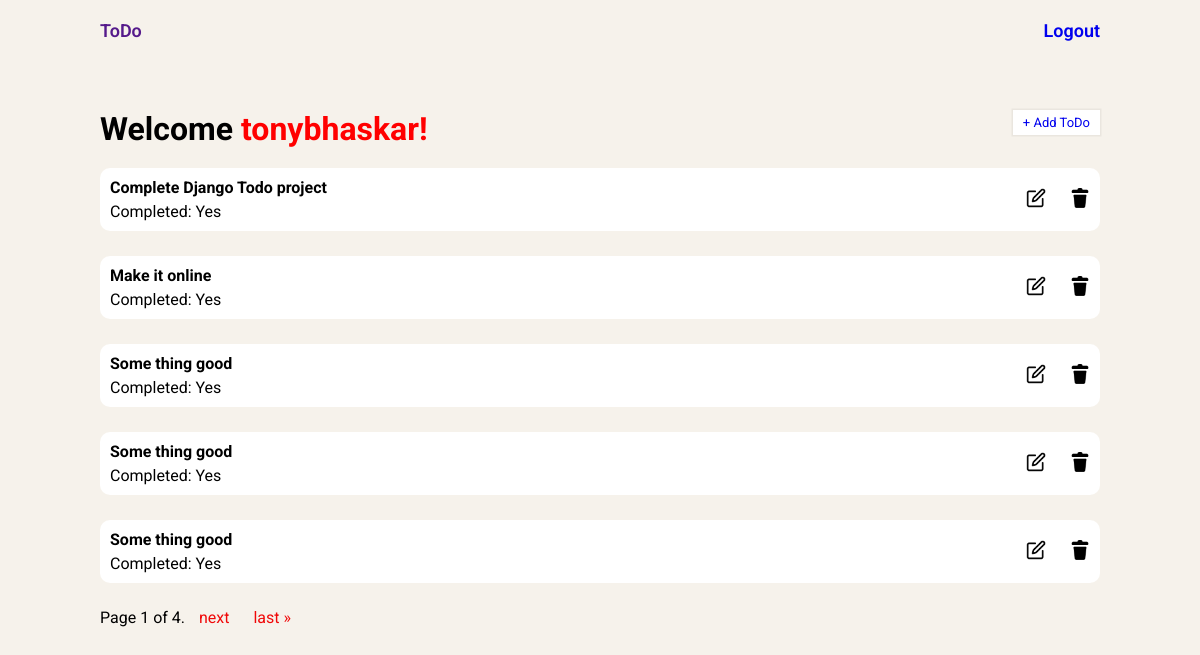
The app's page / (signed in) with its own data.
### tasks_a/models.py (models this page shows, shortened)
class Todo(models.Model):
    title = models.CharField(max_length=100)
    created_at = models.DateTimeField(auto_now_add=True)
    completed = models.BooleanField(default=False)

### tasks_a/views.py (the view)
# urls.py: path('', view=views.home, name='home'),
@login_required(login_url='login')
def home(request):
    todos = Todo.objects.all()
    paginator = Paginator(todos, 5)
    page = request.GET.get('page')
    try:
        objects = paginator.page(page)
    except PageNotAnInteger:
        objects = paginator.page(1)
    except EmptyPage:
        objects = paginator.page(paginator.num_pages)
    context = {
        'todos': objects,
    }
    return render(request, 'tasks_a/test.html', context=context)

### tasks_a/templates/tasks_a/test.html (shortened to what this page needs)
{% extends 'tasks_a/base.html' %}
{% load static %}
{% block content %}
<div class="add-todo" style="display: flex; width: 100%;justify-content: space-between;">
    <h1>Welcome <span id="username">{{user.username}}!</span></h1>
    <a href="{% url 'task-create' %}"
        style="height: 25px; border: none; box-shadow: rgba(0, 0, 0, 0.05) 0px 0px 0px 1.5px; background-color: white; padding: 10px; display: flex; align-items: center; cursor: pointer; font-size: small; text-decoration: none;">+
        Add ToDo</a>
</div>
{% for todo in todos %}
<ul style="margin-top: 20px;">
    <li
        style="width: 100%; background-color: white; margin-bottom: 25px; list-style: none; display: flex; align-items: center; justify-content: space-between; flex-direction: row; border-radius: 10px; padding: 10px;">
        <div>
            <p style="margin-bottom: 5px;"><strong>{{todo.title}}</strong></p>
            <p>Completed:
                {{todo.completed|yesno:"Yes,No"}}</p>
        </div>
        <div>
            <a href="{% url 'task-update' todo.pk %}"><img src="{% static 'images/edit_icon.png' %}" alt=""
                    height="20px" style="margin-right: 20px;"></a>
            <a href="{% url 'task-delete' todo.pk %}"><img src="{% static 'images/delete_icon.png' %}" alt=""
                    height="20px"></a>
        </div>
    </li>
</ul>
{% empty %}
<p>No todos found add now</p>
<img src="{% static 'images/empty-todo.png' %}" alt="empty-todo">
{% endfor %}
<div class="pagination">
    <span class="step-links">
        <span class="current">
            Page {{ todos.number }} of {{ todos.paginator.num_pages }}.
        </span>
        {% if todos.has_next %}
        <a class="page-link" href="?page={{ todos.next_page_number }}">next</a>
        <a class="page-link" href="?page={{ todos.paginator.num_pages }}">last &raquo;</a>
        {% endif %}
    </span>
</div>
{% endblock %}

### tasks_a/static/css/base.css (style rules this page uses)
* { padding: 0; margin: 0; box-sizing: border-box; font-family: Roboto; }
body { background-color: #f6f2eb; }
#username { color: red; }
.add-todo { display: flex; }

### tasks_a/templates/tasks_a/test.html (style rules this page uses)
.page-link { text-decoration: none; color: rgb(240, 8, 8); margin: 20px 10px; }

### records on screen
Todo: title "Complete Django Todo project", completed "Yes"
Todo: title "Make it online", completed "Yes"
Todo: title "Some thing good", completed "Yes"
Todo: title "Some thing good", completed "Yes"
Todo: title "Some thing good", completed "Yes"

### other values on screen
{{ user.username }} "tonybhaskar"
{{ todos.number }} "1"
{{ todos.paginator.num_pages }} "4"
